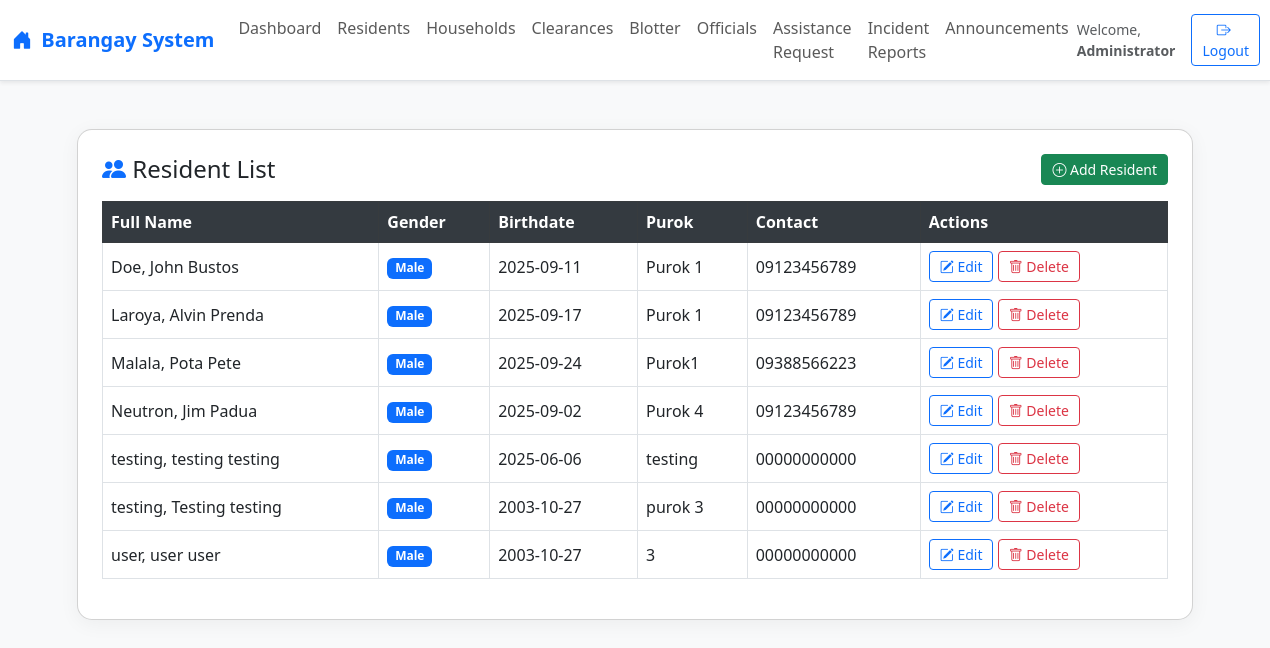
The app's page /residents/index.php (signed in) with its own data.
### tables this page shows
CREATE TABLE `residents` (
  `id` int(11) NOT NULL,
  `first_name` varchar(50) DEFAULT NULL,
  `middle_name` varchar(50) DEFAULT NULL,
  `last_name` varchar(50) DEFAULT NULL,
  `suffix` varchar(10) DEFAULT NULL,
  `gender` enum('Male','Female') DEFAULT NULL,
  `birthdate` date DEFAULT NULL,
  `age` int(11) DEFAULT NULL,
  `civil_status` varchar(20) DEFAULT NULL,
  `citizenship` varchar(50) DEFAULT NULL,
  `religion` varchar(50) DEFAULT NULL,
  `occupation` varchar(100) DEFAULT NULL,
  `purok` varchar(50) DEFAULT NULL,
  `voter_status` enum('Yes','No') DEFAULT NULL,
  `is_4ps` enum('Yes','No') DEFAULT NULL,
  `contact` varchar(20) DEFAULT NULL,
  `email` varchar(100) DEFAULT NULL,
  `address` text DEFAULT NULL,
  `date_registered` datetime DEFAULT current_timestamp(),
  `id_picture` longblob DEFAULT NULL,
  `id_picture_type` varchar(50) NOT NULL
);

### residents/index.php (the view, shortened to what this page needs)
<?php
include '../config.php';
$result = $conn->query("SELECT * FROM residents ORDER BY last_name ASC");
?>
<!DOCTYPE html>
<html lang="en">
<head>
    <link href="https://cdn.jsdelivr.net/npm/bootstrap@5.3.0/dist/css/bootstrap.min.css" rel="stylesheet">
    <link href="https://cdn.jsdelivr.net/npm/bootstrap-icons@1.10.5/font/bootstrap-icons.css" rel="stylesheet">
</head>
<body>
<?php
include '../navbar.php';
?>
<div class="container mt-5">
    <div class="card p-4">
        <div class="d-flex justify-content-between align-items-center mb-3">
            <h4 class="mb-0"><i class="bi bi-people-fill text-primary"></i> Resident List</h4>
            <a href="add.php" class="btn btn-success btn-sm">
                <i class="bi bi-plus-circle"></i> Add Resident
            </a>
        </div>
        <div class="table-responsive">
            <table class="table table-bordered table-hover align-middle">
                <thead class="table-dark">
                    <tr>
                        <th>Full Name</th>
                        <th>Gender</th>
                        <th>Birthdate</th>
                        <th>Purok</th>
                        <th>Contact</th>
                        <th>Actions</th>
                    </tr>
                </thead>
                <tbody>
                    <?php while($row = $result->fetch_assoc()): ?>
                    <tr>
                        <td>
                            <?= htmlspecialchars("{$row['last_name']}, {$row['first_name']} {$row['middle_name']} {$row['suffix']}") ?>
                        </td>
                        <td><span class="badge bg-<?= $row['gender'] === 'Male' ? 'primary' : 'warning' ?>"><?= $row['gender'] ?></span></td>
                        <td><?= htmlspecialchars($row['birthdate']) ?></td>
                        <td><?= htmlspecialchars($row['purok']) ?></td>
                        <td><?= htmlspecialchars($row['contact']) ?></td>
                        <td>
                            <a href="edit.php?id=<?= $row['id'] ?>" class="btn btn-sm btn-outline-primary">
                                <i class="bi bi-pencil-square"></i> Edit
                            </a>
                            <a href="delete.php?id=<?= $row['id'] ?>" class="btn btn-sm btn-outline-danger" onclick="return confirm('Are you sure you want to delete this resident?')">
                                <i class="bi bi-trash"></i> Delete
                            </a>
                        </td>
                    </tr>
                    <?php endwhile; ?>
                </tbody>
            </table>
        </div>
    </div>
</div>
</body>
</html>

### residents/index.php (style rules this page uses)
body { background-color: #f8f9fa; }
.card { border-radius: 15px; box-shadow: 0 4px 20px rgba(0,0,0,0.05); }
.table th { background-color: #343a40; color: white; }
.table td, .table th { vertical-align: middle; }
.btn-sm { padding: 4px 10px; }

### records on screen
residents: last_name+first_name+middle_name "Doe, John Bustos", gender "Male", birthdate "2025-09-11", purok "Purok 1", contact "09123456789"
residents: last_name+first_name+middle_name "Laroya, Alvin Prenda", gender "Male", birthdate "2025-09-17", purok "Purok 1", contact "09123456789"
residents: last_name+first_name+middle_name "Malala, Pota Pete", gender "Male", birthdate "2025-09-24", purok "Purok1", contact "09388566223"
residents: last_name+first_name+middle_name "Neutron, Jim Padua", gender "Male", birthdate "2025-09-02", purok "Purok 4", contact "09123456789"
residents: last_name+first_name+middle_name "testing, testing testing", gender "Male", birthdate "2025-06-06", purok "testing", contact "00000000000"
residents: last_name+first_name+middle_name "testing, Testing testing", gender "Male", birthdate "2003-10-27", purok "purok 3", contact "00000000000"
residents: last_name+first_name+middle_name "user, user user", gender "Male", birthdate "2003-10-27", purok "3", contact "00000000000"

### other values on screen
$userName "Administrator"
